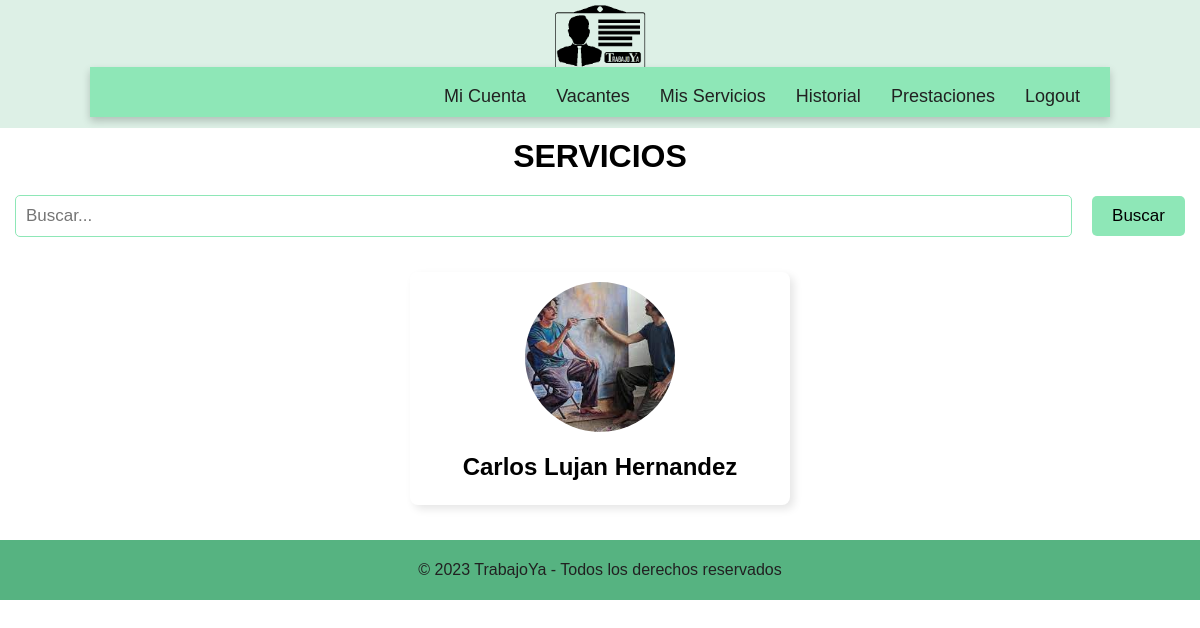
The app's page /trabajador/trabajadores/, older data.
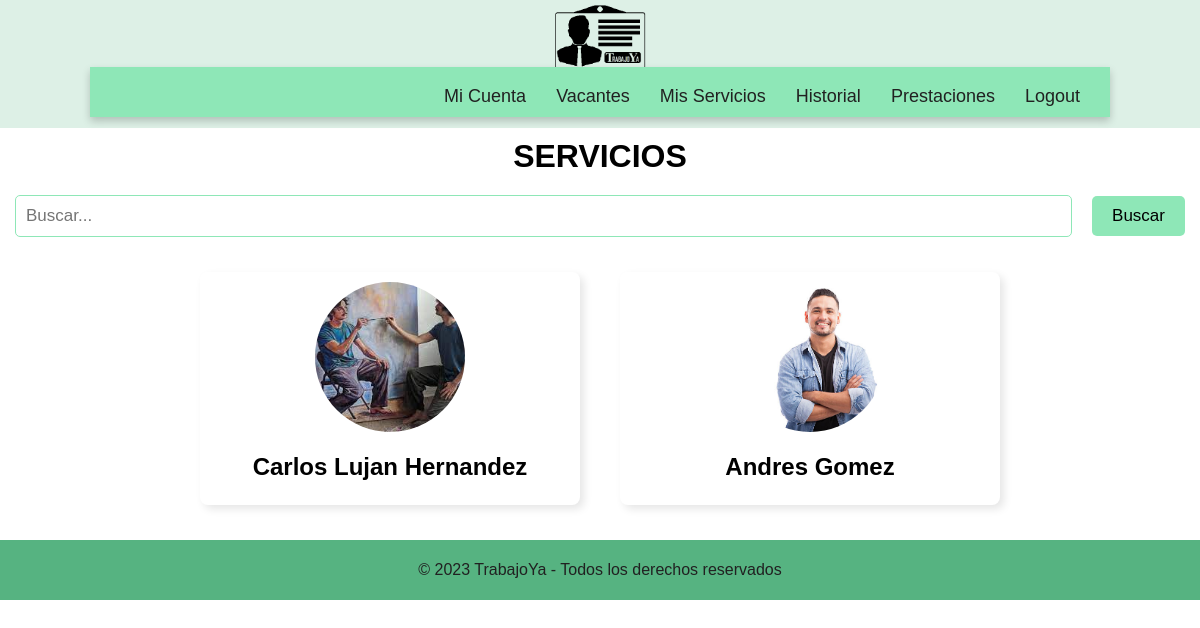
The same page, newer data.
### cuenta/models.py (models this page shows, shortened)
class Trabajador(models.Model):
    usuario = models.OneToOneField(Usuario, on_delete=models.CASCADE, primary_key=True, related_name='trabajador')
    foto= models.ImageField(upload_to='images/')
    identificacion = models.CharField(max_length=10, validators=[validar_numero])
    nombre = models.CharField(max_length=50)
    apellidos = models.CharField(max_length=50)
    fecha_nacimiento = models.DateField(validators=[validar_edad])
    celular = models.CharField(max_length=50, validators=[validar_numero])
    habilidades= models.CharField(max_length=50)
    experiencia= models.CharField(max_length=50)

### trabajador/views.py (the view)
# urls.py: path('trabajadores/', views.trabajadores, name='trabajadores'),
def trabajadores(request):
    buscar_termino = request.GET.get('buscarTermino')
    if buscar_termino:
        trabajadores = Trabajador.objects.filter(
                Q(nombre__icontains=buscar_termino) |  Q(apellidos__icontains=buscar_termino) | Q(celular__icontains=buscar_termino) |
                Q(habilidades__icontains=buscar_termino) | Q(experiencia_laboral__icontains=buscar_termino)
            )
    else:
        trabajadores= Trabajador.objects.all()
    return render(request, 'trabajadores.html', {'trabajadores': trabajadores})

### trabajador/templates/trabajadores.html (shortened to what this page needs)
<!DOCTYPE html>
{% extends 'baseTrabajador.html' %}
{% load static %}
    {% block additional_styles %}
    <link rel="stylesheet" href="{% static 'css/trabajadores.css' %}">
    {% endblock additional_styles %}
        {% block content %}
        <h1>SERVICIOS</h1>
        <form action="" class="search-bar">
            <input type="text" class="form-control" name="searchTerm" placeholder="Buscar...">
            <button type="submit" class="btn btn-primary">Buscar</button>
        </form>
        <div class="trabajador-list">
            {% for trabajador in trabajadores %}
            <div class="trabajador-card">
                <a href="{% url 'perfil'  trabajador_id=trabajador.identificacion %}">
                    <img src="{{ trabajador.foto.url }}" alt="Foto">
                </a>
                <div class="card-content p-3 mx-2">
                    <h2>{{ trabajador.nombre }} {{ trabajador.apellidos }}</h2>
                </div>
            </div>
            {% endfor %}
        </div>
        {% endblock content %}

Row changes from the older to the newer data that the page shows:
added Trabajador: foto (picture), nombre "Andres", apellidos "Gomez"
